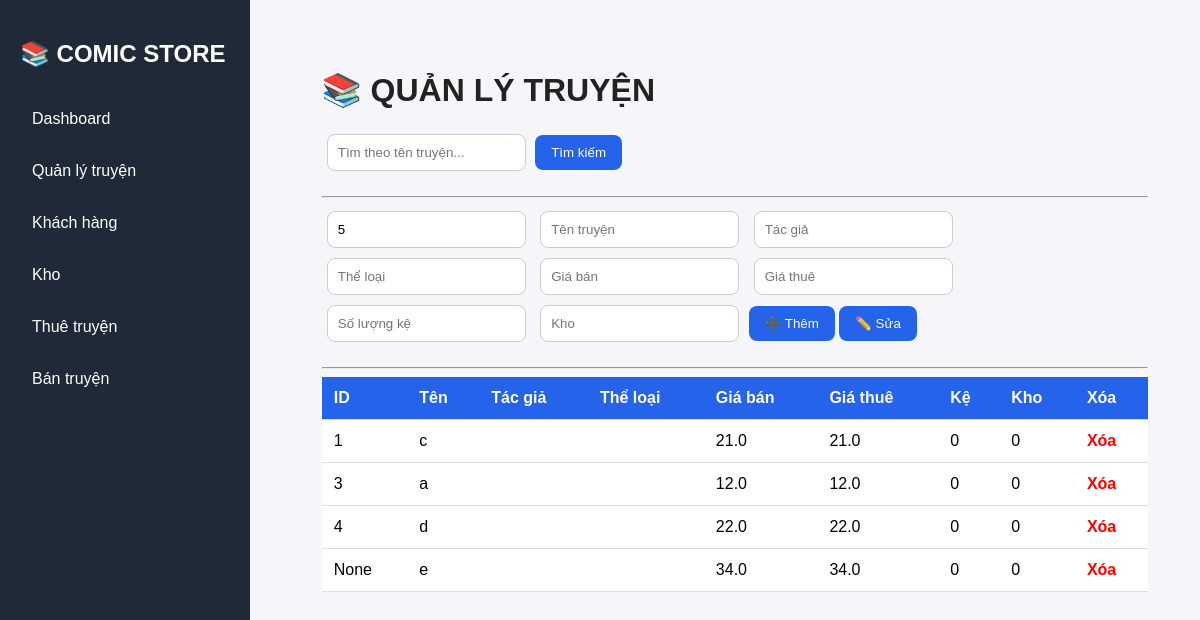
/comics, run on an earlier commit of the app's database.
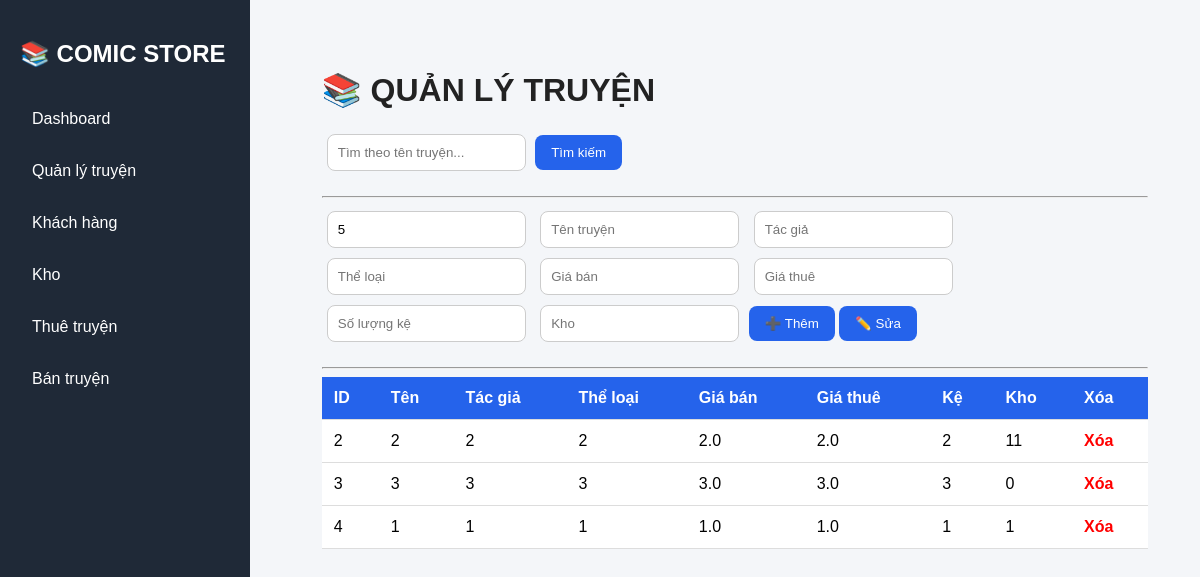
And on a later commit of the database.
### tables this page shows
CREATE TABLE comics (

                comic_id TEXT PRIMARY KEY,

                title TEXT NOT NULL,

                author TEXT,

                genre TEXT,

                price REAL NOT NULL,

                rental_price REAL NOT NULL,

                quantity INTEGER DEFAULT 0,

                stock_quantity INTEGER DEFAULT 0,

                is_rented INTEGER DEFAULT 0,

                created_at TIMESTAMP DEFAULT CURRENT_TIMESTAMP
            );

### views/routes/comic_routes.py (the view)
@comic_routes.route("/comics")
def comics():
    keyword = request.args.get(
        "keyword",
        ""
    )
    if keyword:
        comics = (
            comic_service.search_comic(
                keyword
            )
        )
    else:
        comics = (
            comic_service.get_all_comics()
        )
    next_id = generate_next_id()
    return render_template(
        "comics.html",
        comics=comics,
        next_id=next_id
    )

### repositories/comic_repository.py (called while the page is built)
    def get_all(self):
        query = "SELECT * FROM comics"
        self.cursor.execute(query)
        rows = self.cursor.fetchall()
        comics = []
        for row in rows:
            comic = Comic(
                row["comic_id"],
                row["title"],
                row["author"],
                row["genre"],
                row["price"],
                row["rental_price"],
                row["quantity"],
                row["stock_quantity"],
                bool(row["is_rented"])
            )
            comics.append(comic)
        return comics

### services/comic_service.py (called while the page is built)
    def get_all_comics(self):
        return self.repository.get_all()

### views/routes/comic_routes.py (called while the page is built)
def generate_next_id():
    comics = comic_service.get_all_comics()
    if not comics:
        return "1"
    max_id = max(
        int(c.comic_id)
        for c in comics
        if str(c.comic_id).isdigit()
    )
    return str(max_id + 1)

### views/templates/comics.html (shortened to what this page needs)
{% extends 'base.html' %}
{% block content %}
<!DOCTYPE html>
<html>
<head>
    <link
        rel="stylesheet"
        href="{{ url_for('static', filename='css/style.css') }}"
    >
</head>
<body>
<div class="container">
    <h1>📚 QUẢN LÝ TRUYỆN</h1>
    <form method="GET" action="/comics">
        <input
            type="text"
            name="keyword"
            placeholder="Tìm theo tên truyện..."
        >
        <button type="submit">
            Tìm kiếm
        </button>
    </form>
    <hr>
    <form
        method="POST"
        id="comicForm"
    >
        <input
            type="text"
            name="comic_id"
            id="comic_id"
            value="{{ next_id }}"
            readonly
        >
        <input
            type="text"
            name="title"
            id="title"
            placeholder="Tên truyện"
            required
        >
        <input
            type="text"
            name="author"
            id="author"
            placeholder="Tác giả"
        >
        <input
            type="text"
            name="genre"
            id="genre"
            placeholder="Thể loại"
        >
        <input
            type="number"
            step="0.1"
            name="price"
            id="price"
            placeholder="Giá bán"
            required
        >
        <input
            type="number"
            step="0.1"
            name="rental_price"
            id="rental_price"
            placeholder="Giá thuê"
            required
        >
        <input
            type="number"
            name="quantity"
            id="quantity"
            placeholder="Số lượng kệ"
            required
        >
        <input
            type="number"
            name="stock_quantity"
            id="stock_quantity"
            placeholder="Kho"
            required
        >
        <button
            type="submit"
            formaction="/comics/add"
        >
            ➕ Thêm
        </button>
        <button
            type="submit"
            formaction="/comics/update"
        >
            ✏️ Sửa
        </button>
    </form>
    <hr>
    <table id="comicTable">
        <thead>
        <tr>
            <th>ID</th>
            <th>Tên</th>
            <th>Tác giả</th>
            <th>Thể loại</th>
            <th>Giá bán</th>
            <th>Giá thuê</th>
            <th>Kệ</th>
            <th>Kho</th>
            <th>Xóa</th>
        </tr>
        </thead>
        <tbody>
        {% for comic in comics %}
        <tr
            onclick="fillForm(
                '{{ comic.comic_id }}',
                '{{ comic.title }}',
                '{{ comic.author }}',
                '{{ comic.genre }}',
                '{{ comic.price }}',
                '{{ comic.rental_price }}',
                '{{ comic.quantity }}',
                '{{ comic.stock_quantity }}'
            )"
        >
            <td>{{ comic.comic_id }}</td>
            <td>{{ comic.title }}</td>
            <td>{{ comic.author }}</td>
            <td>{{ comic.genre }}</td>
            <td>{{ comic.price }}</td>
            <td>{{ comic.rental_price }}</td>
            <td>{{ comic.quantity }}</td>
            <td>{{ comic.stock_quantity }}</td>
            <td>
                <a
                    href="/comics/delete/{{ comic.comic_id }}"
                    class="delete-btn"
                >
                    Xóa
                </a>
            </td>
        </tr>
        {% endfor %}
        </tbody>
    </table>
</div>
</body>
</html>
{% endblock %}

### views/templates/base.html (shortened to what this page needs)
<!DOCTYPE html>
<html lang="vi">
<head>
    <link
        rel="stylesheet"
        href="{{ url_for('static', filename='css/style.css') }}"
    >
    <link
        rel="stylesheet"
        href="{{ url_for('static', filename='css/table.css') }}"
    >
    <link
        rel="stylesheet"
        href="{{ url_for('static', filename='css/dashboard.css') }}"
    >
</head>
<body>
<div class="sidebar">
    <h2>📚 COMIC STORE</h2>
    <a href="/">Dashboard</a>
    <a href="/comics">
        Quản lý truyện
    </a>
    <a href="/customers">
        Khách hàng
    </a>
    <a href="/inventory">
        Kho
    </a>
    <a href="/rentals">
        Thuê truyện
    </a>
    <a href="/sales">
        Bán truyện
    </a>
</div>
<div class="main-content">
    {% block content %}
    {% endblock %}
</div>
</body>
</html>

### views/static/css/style.css (style rules this page uses)
body { margin: 0; font-family: Arial; background: #f4f6f9; }
.sidebar { width: 250px; height: 100vh; background: #1f2937; position: fixed; left: 0; top: 0; padding: 20px; box-sizing: border-box; }
.sidebar h2 { color: white; margin-bottom: 30px; }
.sidebar a { display: block; color: white; text-decoration: none; padding: 12px; border-radius: 10px; margin-bottom: 10px; transition: 0.3s; }
.main-content { margin-left: 270px; padding: 30px; }
h1 { margin-bottom: 20px; }
body { font-family: Arial; background: #f4f6f9; margin: 0; }
.container { width: 95%; margin: auto; padding: 20px; }
h1 { color: #222; }
form { margin-bottom: 20px; }
input { padding: 10px; margin: 5px; border: 1px solid #ccc; border-radius: 8px; }
button { padding: 10px 16px; border: none; background: #2563eb; color: white; border-radius: 8px; cursor: pointer; }
table { width: 100%; border-collapse: collapse; background: white; }
table th, table td { padding: 12px; border-bottom: 1px solid #ddd; text-align: left; }
.delete-btn { color: red; text-decoration: none; font-weight: bold; }

### views/static/css/table.css (style rules this page uses)
table { width: 100%; border-collapse: collapse; background: white; }
table th { background: #2563eb; color: white; padding: 14px; }
table td { padding: 12px; border-bottom: 1px solid #ddd; }

What changed in the data, as far as the page shows it:
removed comics: comic_id "1", title "c", price "21.0", rental_price "21.0", quantity "0", stock_quantity "0"
removed comics: comic_id "None", title "e", price "34.0", rental_price "34.0", quantity "0", stock_quantity "0"
added comics: comic_id "2", title "2", author "2", genre "2", price "2.0", rental_price "2.0", quantity "2", stock_quantity "11"
changed comics id 3: title "a" → "3"; author (not shown) → "3"; genre (not shown) → "3"; price "12.0" → "3.0"; rental_price "12.0" → "3.0"; quantity "0" → "3"
changed comics id 4: title "d" → "1"; author (not shown) → "1"; genre (not shown) → "1"; price "22.0" → "1.0"; rental_price "22.0" → "1.0"; quantity "0" → "1"; stock_quantity "0" → "1"
